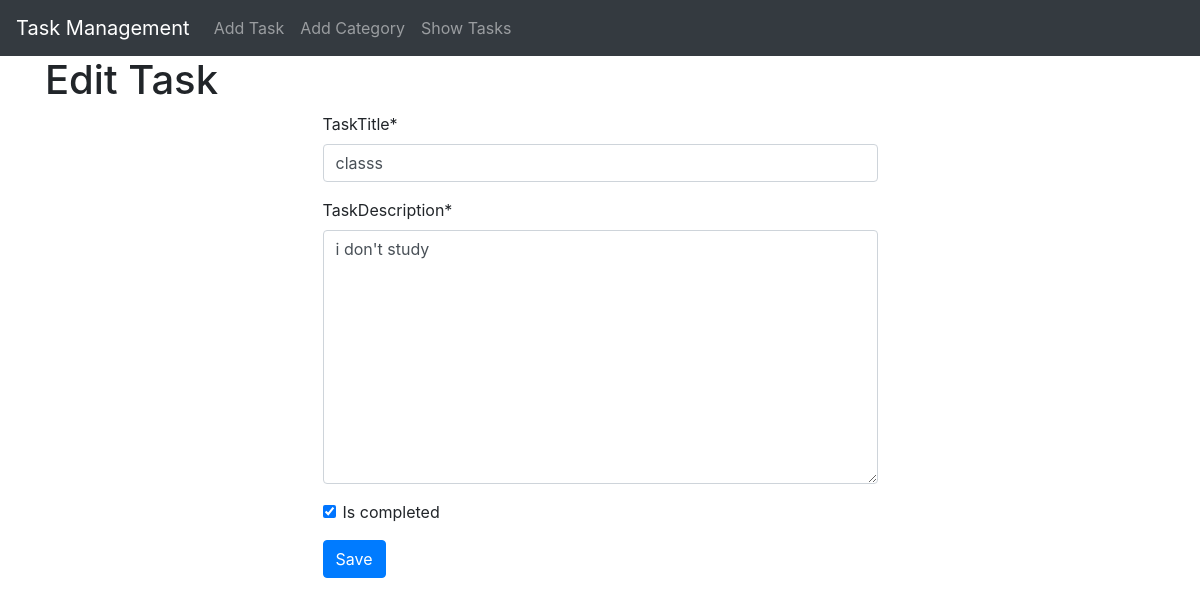
The app's page /tasks/1/edit/ with its own data.
### task/models.py (models this page shows, shortened)
class Task(models.Model):
    taskTitle = models.CharField(max_length=100)
    taskDescription = models.TextField()
    is_completed = models.BooleanField(default=False)
    task_assign_date = models.DateField(auto_now_add=True)

### task/views.py (the view)
# urls.py: path('<int:pk>/edit/', views.task_update, name='task_update'),
def task_update(request, pk):
    task = get_object_or_404(Task, pk=pk)
    if request.method == 'POST':
        form = TaskForm(request.POST, instance=task)
        if form.is_valid():
            form.save()
            return redirect('task_list')
    else:
        form = TaskForm(instance=task)
    return render(request, 'task/task_form.html', {'form': form})

### task/forms.py
class TaskForm(forms.ModelForm):
    class Meta:
        model = Task
        fields = '__all__'

### task/templates/task/task_form.html (shortened to what this page needs)
{% extends 'base.html' %}
{% load crispy_forms_tags %}
{% block content %}
<h1>{{ form.instance.pk|yesno:"Edit,Create" }} Task</h1>
<form style="width :50% ; margin:auto" method="post">
    <div class="form-group">
        {{form | crispy}}
    </div>
    <button type="submit" class="btn btn-primary">Save</button>
</form>
{% endblock %}

### records on screen
Task: instance.pk "Edit", taskTitle "classs", taskDescription "i don't study", is_completed "☑"
